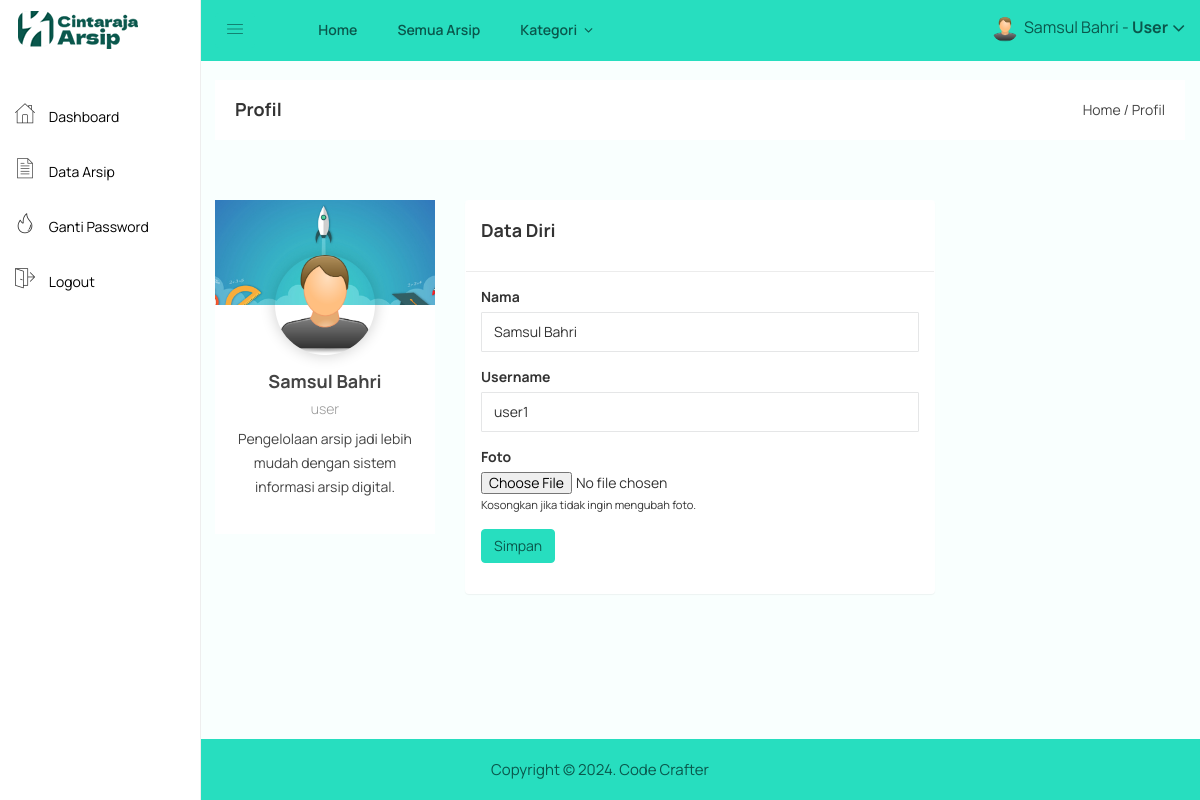
The page /user/profil.php (signed in) on the database as committed earlier.
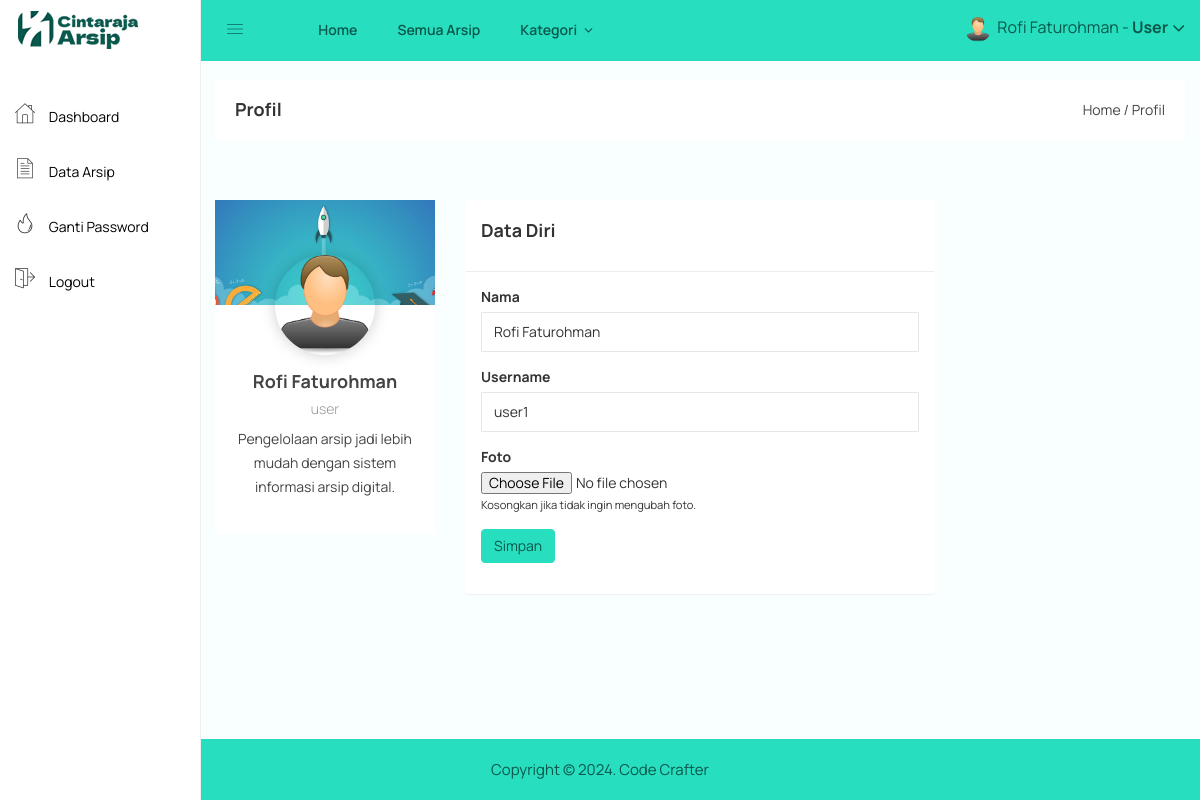
The same page on the database as committed later.
### tables this page shows
CREATE TABLE `user` (
  `user_id` int(11) NOT NULL,
  `user_nama` varchar(100) NOT NULL,
  `user_username` varchar(100) NOT NULL,
  `user_password` varchar(100) NOT NULL,
  `user_foto` varchar(100) DEFAULT NULL
);

### user/profil.php (the view, shortened to what this page needs)
<?php include 'header.php'; ?>
<div class="breadcome-area">
    <div class="container-fluid">
        <div class="row">
            <div class="col-lg-12 col-md-12 col-sm-12 col-xs-12">
                <div class="breadcome-list">
                    <div class="row">
                        <div class="col-lg-6 col-md-6 col-sm-6 col-xs-12">
                            <div class="breadcome-heading">
                                <h4 style="margin-bottom: 0px">Profil</h4>
                            </div>
                        </div>
                        <div class="col-lg-6 col-md-6 col-sm-6 col-xs-12">
                            <ul class="breadcome-menu" style="padding-top: 0px">
                                <li><a href="#">Home</a> <span class="bread-slash">/</span></li>
                                <li><span class="bread-blod">Profil</span></li>
                            </ul>
                        </div>
                    </div>
                </div>
            </div>
        </div>
    </div>
</div>
<div class="product-sales-area mg-tb-30">
    <div class="container-fluid">
        <div class="row">
            <div class="col-lg-3">
                <?php
                $id = $_SESSION['id'];
                $saya = mysqli_query($koneksi,"select * from user where user_id='$id'");
                $s = mysqli_fetch_assoc($saya);
                ?>
                <div class="single-cards-item">
                    <div class="single-product-image">
                        <a href="#">
                            <img src="../assets/img/product/profile-bg.jpg" alt="">
                        </a>
                    </div>
                    <div class="single-product-text">
                        <?php
                        if($s['user_foto'] == ""){
                            ?>
                            <img class="img-user" src="../gambar/sistem/user.png">
                            <?php
                        }else{
                            ?>
                            <img class="img-user" src="../gambar/user/<?php echo $s['user_foto']; ?>">
                            <?php
                        }
                        ?>
                        <h4><a class="cards-hd-dn" href="#"><?php echo $s['user_nama']; ?></a></h4>
                        <h5>user</h5>
                        <p class="ctn-cards">Pengelolaan arsip jadi lebih mudah dengan sistem informasi arsip digital.</p>
                    </div>
                </div>
            </div>
            <div class="col-lg-6">
                <div class="panel">
                    <div class="panel-heading">
                        <h4>Data Diri</h4>
                    </div>
                    <div class="panel-body">
                        <form action="profil_act.php" method="post" enctype="multipart/form-data">
                            <div class="form-group">
                                <label>Nama</label>
                                <input type="text" class="form-control" placeholder="Masukkan Nama .." name="nama" required="required" value="<?php echo $s['user_nama'] ?>">
                            </div>
                            <div class="form-group">
                                <label>Username</label>
                                <input type="text" class="form-control" placeholder="Masukkan Username .." name="username" required="required" value="<?php echo $s['user_username'] ?>">
                            </div>
                            <div class="form-group">
                                <label>Foto</label>
                                <input type="file" name="foto">
                                <small>Kosongkan jika tidak ingin mengubah foto.</small>
                            </div>
                            <div class="form-group">
                                <input type="submit" class="btn btn-primary" value="Simpan">
                            </div>
                        </form>
                    </div>
                </div>
            </div>
        </div>
    </div>
</div>
<?php include 'footer.php'; ?>

### user/header.php (shortened to what this page needs)
<!doctype html>
<html>
<head>
    <link rel="stylesheet" href="../assets/css/bootstrap.min.css">
    <link rel="stylesheet" href="../assets/css/font-awesome.min.css">
    <link rel="stylesheet" href="../assets/css/owl.carousel.css">
    <link rel="stylesheet" href="../assets/css/owl.theme.css">
    <link rel="stylesheet" href="../assets/css/owl.transitions.css">
    <link rel="stylesheet" href="../assets/css/animate.css">
    <link rel="stylesheet" href="../assets/css/normalize.css">
    <link rel="stylesheet" href="../assets/css/meanmenu.min.css">
    <link rel="stylesheet" href="../assets/css/main.css">
    <link rel="stylesheet" href="../assets/css/educate-custon-icon.css">
    <link rel="stylesheet" href="../assets/css/morrisjs/morris.css">
    <link rel="stylesheet" href="../assets/css/scrollbar/jquery.mCustomScrollbar.min.css">
    <link rel="stylesheet" href="../assets/css/metisMenu/metisMenu.min.css">
    <link rel="stylesheet" href="../assets/css/metisMenu/metisMenu-vertical.css">
    <link rel="stylesheet" href="../assets/css/calendar/fullcalendar.min.css">
    <link rel="stylesheet" href="../assets/css/calendar/fullcalendar.print.min.css">
    <link rel="stylesheet" href="../assets/style.css">
    <link rel="stylesheet" href="../assets/css/responsive.css">
    <link rel="stylesheet" href="../assets/css/style.css">
    <link rel="stylesheet" type="text/css" href="../assets/js/DataTables/datatables.css">
    <?php
    include '../koneksi.php';
    ?>
</head>
<body>
    <div class="left-sidebar-pro">
        <nav id="sidebar" class="">
            <div class="sidebar-header">
                <a href="index.html"><img class="main-logo" src="../assets/img/logo/logo.png" alt="" /></a>
            </div>
            <div class="left-custom-menu-adp-wrap comment-scrollbar">
                <nav class="sidebar-nav left-sidebar-menu-pro" style="margin-top: 30px">
                    <ul class="metismenu" id="menu1">
                        <li class="active">
                            <a href="index.php">
                                <span class="educate-icon educate-home icon-wrap"></span>
                                <span class="mini-click-non">Dashboard</span>
                            </a>
                        </li>
                        <li>
                            <a href="arsip.php" aria-expanded="false"><span class="educate-icon educate-data-table icon-wrap sub-icon-mg" aria-hidden="true"></span> <span class="mini-click-non">Data Arsip</span></a>
                        </li>
                        <li>
                            <a href="gantipassword.php" aria-expanded="false"><span class="educate-icon educate-danger icon-wrap sub-icon-mg" aria-hidden="true"></span> <span class="mini-click-non">Ganti Password</span></a>
                        </li>
                        <li>
                            <a href="logout.php" aria-expanded="false"><span class="educate-icon educate-pages icon-wrap sub-icon-mg" aria-hidden="true"></span> <span class="mini-click-non">Logout</span></a>
                        </li>
                    </ul>
                </nav>
            </div>
        </nav>
    </div>
    <div class="all-content-wrapper">
        <div class="container-fluid">
            <div class="row">
                <div class="col-lg-12 col-md-12 col-sm-12 col-xs-12">
                    <div class="logo-pro">
                        <a href="index.php"><img class="main-logo" src="../assets/img/logo/logo.png" alt="" /></a>
                    </div>
                </div>
            </div>
        </div>
        <div class="header-advance-area">
            <div class="header-top-area">
                <div class="container-fluid">
                    <div class="row">
                        <div class="col-lg-12 col-md-12 col-sm-12 col-xs-12">
                            <div class="header-top-wraper">
                                <div class="row">
                                    <div class="col-lg-1 col-md-0 col-sm-1 col-xs-12">
                                        <div class="menu-switcher-pro">
                                            <button type="button" id="sidebarCollapse" class="btn bar-button-pro header-drl-controller-btn btn-info navbar-btn">
                                                <i class="educate-icon educate-nav"></i>
                                            </button>
                                        </div>
                                    </div>
                                    <div class="col-lg-6 col-md-7 col-sm-6 col-xs-12">
                                        <div class="header-top-menu tabl-d-n">
                                            <ul class="nav navbar-nav mai-top-nav">
                                                <li class="nav-item header-menu"><a href="index.php" class="nav-link">Home</a></li>
                                                <li class="nav-item header-menu"><a href="arsip.php" class="nav-link">Semua Arsip</a></li>
                                                <li class="nav-item header-menu dropdown res-dis-nn">
                                                    <a href="#" data-toggle="dropdown" role="button" aria-expanded="false" class="nav-link dropdown-toggle">Kategori <span class="angle-down-topmenu"><i class="fa fa-angle-down"></i></span></a>
                                                </li>
                                            </ul>
                                        </div>
                                    </div>
                                <div class="col-lg-5 col-md-5 col-sm-12 col-xs-12">
                                    <div class="header-right-info">
                                        <ul class="nav navbar-nav mai-top-nav header-right-menu">
                                            <li class="nav-item">
                                                <a href="#" data-toggle="dropdown" role="button" aria-expanded="false" class="nav-link dropdown-toggle">
                                                    <?php
                                                    $id_user = $_SESSION['id'];
                                                    $profil = mysqli_query($koneksi,"select * from user where user_id='$id_user'");
                                                    $profil = mysqli_fetch_assoc($profil);
                                                    if($profil['user_foto'] == ""){
                                                        ?>
                                                        <img src="../gambar/sistem/user.png">
                                                        <?php
                                                    }else{
                                                        ?>
                                                        <img src="../gambar/user/<?php echo $profil['user_foto'] ?>">
                                                        <?php
                                                    }
                                                    ?>
                                                    <span class="admin-name"><?php echo $_SESSION['nama']; ?> - <b>User</b> </span>
                                                    <i class="fa fa-angle-down edu-icon edu-down-arrow"></i>
                                                </a>
                                            </li>
                                        </ul>
                                    </div>
                                </div>
                            </div>
                        </div>
                    </div>
                </div>
            </div>
        </div>
    </div>

### user/footer.php (shortened to what this page needs)
<div class="footer-copyright-area mg-t-30 footer-page">
	<div class="container-fluid">
		<div class="row">
			<div class="col-lg-12">
				<div class="footer-copy-right">
					<p style="color: #0a574c;">Copyright © <?php echo date('Y') ?>. Code Crafter</p>
				</div>
			</div>
		</div>
	</div>
</div>
</div>
</body>
</html>

### assets/css/main.css (style rules this page uses)
html { color: #222; font-size: 1em; line-height: 1.4; }
audio, canvas, iframe, img, svg, video { vertical-align: middle; }

### assets/css/metisMenu/metisMenu-vertical.css (style rules this page uses)
.sidebar-nav { background: #fff; }
.sidebar-nav ul { padding: 0; margin: 0; list-style: none; background: #f5f5f5; }
.sidebar-nav .metismenu { background: #fff; display: -webkit-box; display: -ms-flexbox; display: flex; -webkit-box-orient: vertical; -webkit-box-direction: normal; -ms-flex-direction: column; flex-direction: column; }
.sidebar-nav .metismenu li + li { margin-top: 5px; }
.sidebar-nav .metismenu li:last-child { margin-bottom: 5px; }
.sidebar-nav .metismenu > li { display: -webkit-box; display: -ms-flexbox; display: flex; -webkit-box-orient: vertical; -webkit-box-direction: normal; -ms-flex-direction: column; flex-direction: column; position: relative; }
.sidebar-nav .metismenu a { position: relative; display: block; padding: 13px 15px; color: #444; outline-width: 0; transition: all .3s ease-out; font-size:16px; font-weight:400; }
.sidebar-nav .metismenu li .icon-wrap { margin-right:5px; font-size:20px; color:#303030; }
.sidebar-nav .metismenu li .sub-icon-mg { margin-right:5px; font-size:16px; }

### assets/css/style.css (style rules this page uses)
.img-user { width: 100px; }
.btn-primary { background: #006df0; color: white !important; border: 1px solid #006df0; }
.panel { margin-bottom: 6rem !important; }
.panel-heading { padding: 20px 15px; border-bottom: 1px solid #ececec; }
.sidebar-nav .metismenu a { position: relative; display: block; padding: 13px 15px; color: #000; outline-width: 0; transition: all 0.3s ease-out; font-size: 14px; font-weight: 400; }
.sidebar-nav .metismenu a > .icon-wrap { font-size: 20px; margin-right: 11px; }
#sidebar { border-right: 1px solid #eee; }
.footer-copyright-area { margin-top: 100px; }
.all-content-wrapper { min-height: 500px; }

### user/header.php (style rules this page uses)
.header-top-area { background-color: #27debf !important; color: #0a574c !important; }
.header-menu { font-weight: 600; font-size: 1rem !important; }
.nav-link { font-family: manrope, sans-serif; font-size: 16px; color: #0a574c !important; }
.admin-name { font-family: manrope, sans-serif; color: #0a574c !important; }
.footer-copyright-area { background-color: #27debf !important; color: #0a574c !important; }
.btn { background-color: #27debf !important; color: #0a574c !important; border-color: #27debf !important; }

### user/profil.php (style rules this page uses)
.btn { background-color: #27debf !important; color: #0a574c !important; border-color: #27debf !important; }

### user/footer.php (style rules this page uses)
.footer-page { position: fixed; left: 0; bottom: 0; width: 100%; z-index: 10; }

Rows that differ between the two databases and show on the page:
changed user "user1": user_nama "Samsul Bahri" → "Rofi Faturohman"; nama "Samsul Bahri" → "Rofi Faturohman"
Other text that changed with them:
$_SESSION['nama']: "Samsul Bahri" → "Rofi Faturohman"
